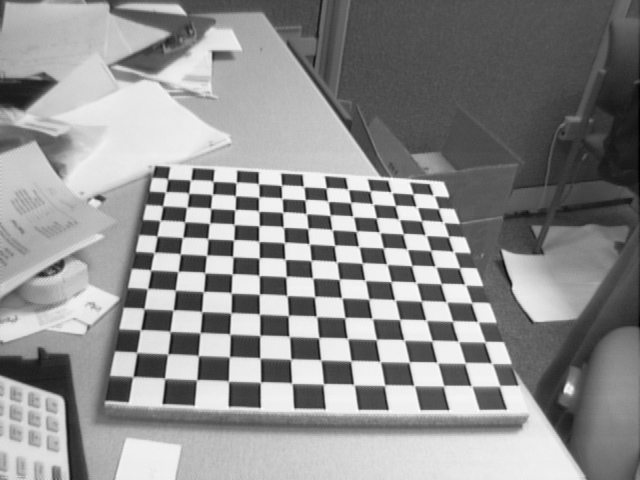
//> input picture Ejercicios/T10/NOTEBOOKS/2-Calibracion_Camara/images/calibration2/Image1.tif, 640 x 480 px
$ ./sobel ../../../../T10/NOTEBOOKS/2-Calibracion_Camara/images/calibration2/Image1.tif   (built with g++ and OpenCV 4)
//> lines starting //> are read from the running program, lines starting //| are printed output that depends on the picture
#include <iostream>
#include <opencv2/imgproc.hpp>
#include <opencv2/highgui.hpp>

using namespace std;
using namespace cv;


int main(int argc, char** argv){

  //Lemos os argumentos de entrada
  const char* file = argv[1];
  Mat image = imread(file, IMREAD_GRAYSCALE);
//> image is the input picture: 480 rows x 640 cols, CV_8UC1; min 1, max 254, mean 142.9

  if(image.empty())
  {
    cout << "Erro lendo a imaxe" << file<< endl;
    return -1;
  }

Mat sobelx, sobely;

// Aplicamos o Sobel na direccion x
Sobel(image, sobelx, CV_32F, 1, 0);
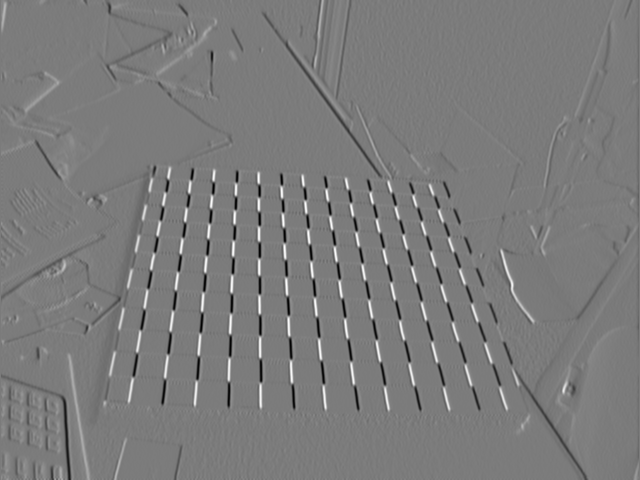
//> sobelx: 480 rows x 640 cols, CV_32FC1; min -684, max 724, mean -1.1; drawn with min black and max white

// Aplicamos o Sobel na direccion y
Sobel(image, sobely, CV_32F, 0, 1);
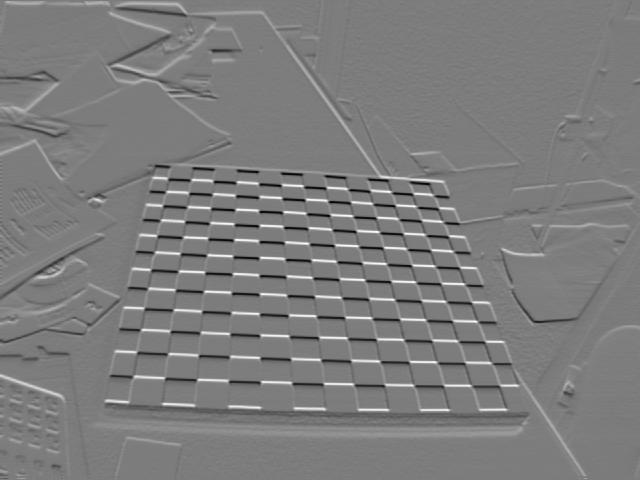
//> sobely: 480 rows x 640 cols, CV_32FC1; min -612, max 638, mean 1.9; drawn with min black and max white

// Normalizamos a imaxe para visualizacion
normalize(sobelx, sobelx, 0, 1, NORM_MINMAX);
normalize(sobely, sobely, 0, 1, NORM_MINMAX);

imshow("Gradientes X", sobelx);
waitKey(0);
imshow("Gradientes Y", sobely);
waitKey(0);

return 0;
}

$ run again, on Ejercicios/T10/NOTEBOOKS/2-Calibracion_Camara/images/calibration2/Image11.tif
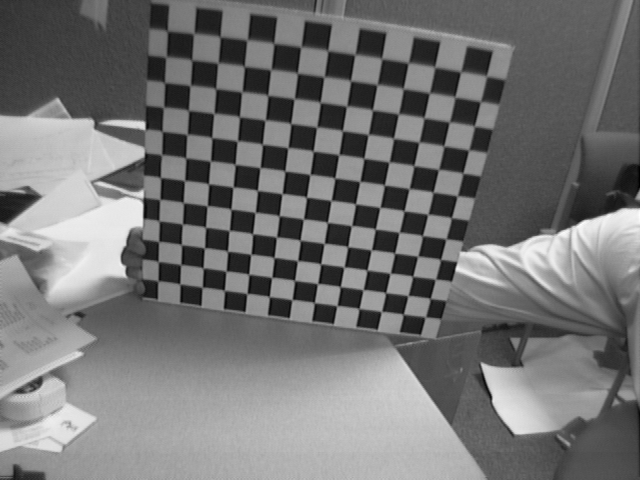
//> input picture Ejercicios/T10/NOTEBOOKS/2-Calibracion_Camara/images/calibration2/Image11.tif, 640 x 480 px
//> image is the input picture: 480 rows x 640 cols, CV_8UC1; min 1, max 254, mean 116.2
//> `Sobel(image, sobelx, CV_32F, 1, 0);`:
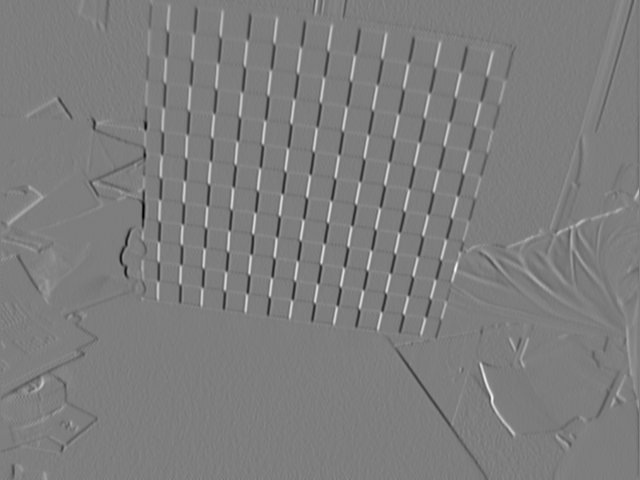
//> sobelx: 480 rows x 640 cols, CV_32FC1; min -692, max 708, mean -0.3; drawn with min black and max white
//> `Sobel(image, sobely, CV_32F, 0, 1);`:
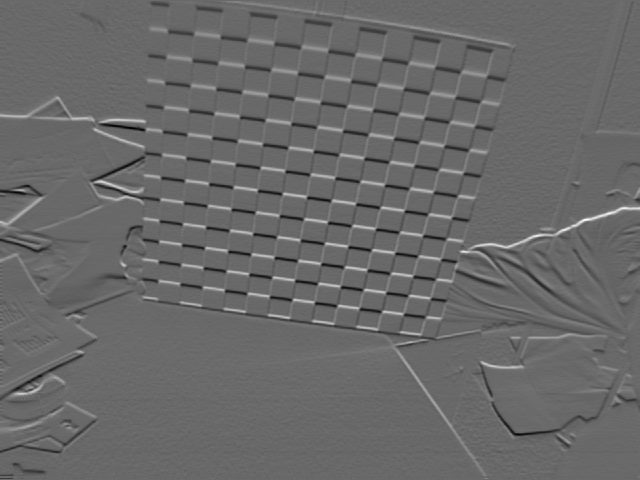
//> sobely: 480 rows x 640 cols, CV_32FC1; min -434, max 619, mean 0.8; drawn with min black and max white

$ run again, on Ejercicios/T10/NOTEBOOKS/2-Calibracion_Camara/images/calibration2/Image12.tif
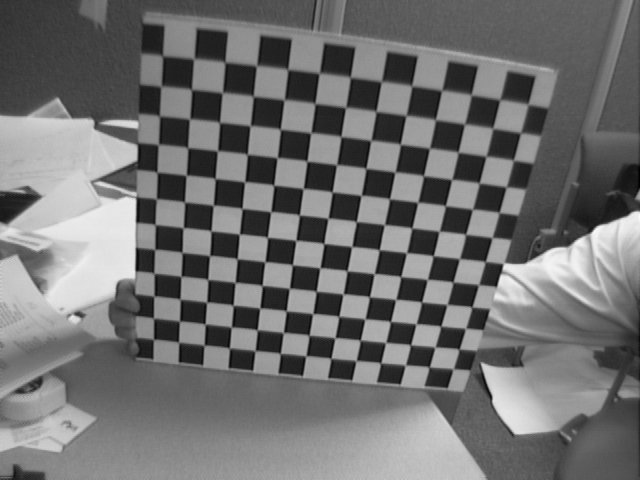
//> input picture Ejercicios/T10/NOTEBOOKS/2-Calibracion_Camara/images/calibration2/Image12.tif, 640 x 480 px
//> image is the input picture: 480 rows x 640 cols, CV_8UC1; min 1, max 251, mean 112.8
//> `Sobel(image, sobelx, CV_32F, 1, 0);`:
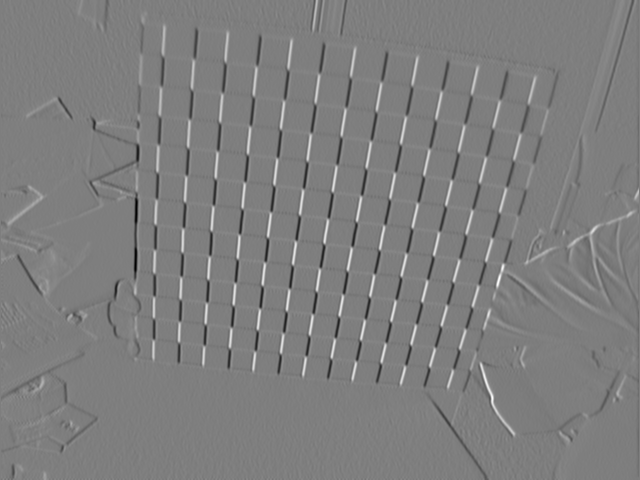
//> sobelx: 480 rows x 640 cols, CV_32FC1; min -679, max 687, mean -0.6; drawn with min black and max white
//> `Sobel(image, sobely, CV_32F, 0, 1);`:
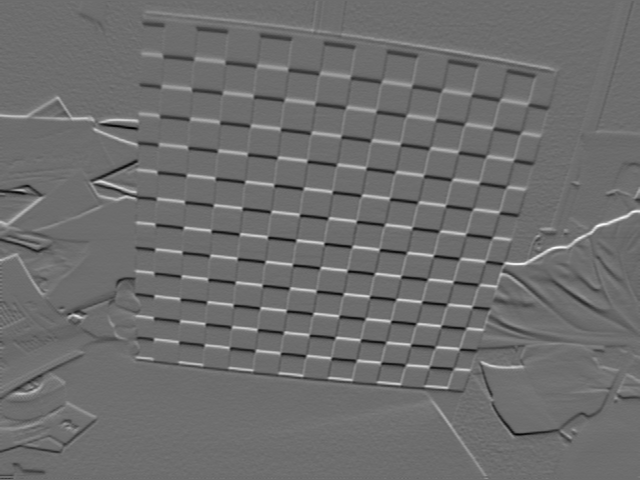
//> sobely: 480 rows x 640 cols, CV_32FC1; min -435, max 576, mean 0.8; drawn with min black and max white

$ run again, on Ejercicios/T10/NOTEBOOKS/2-Calibracion_Camara/images/calibration2/Image13.tif
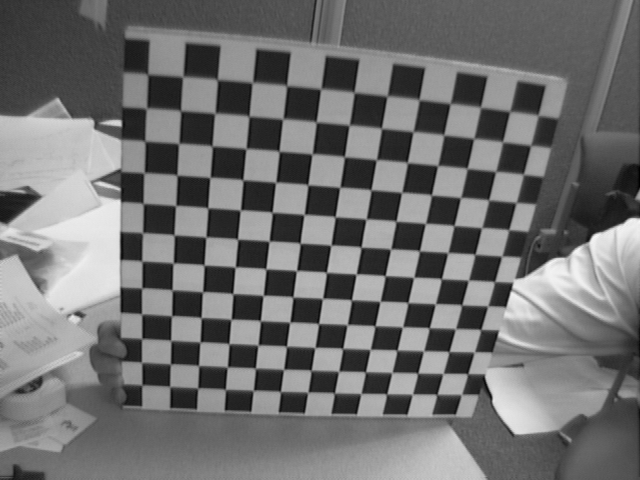
//> input picture Ejercicios/T10/NOTEBOOKS/2-Calibracion_Camara/images/calibration2/Image13.tif, 640 x 480 px
//> image is the input picture: 480 rows x 640 cols, CV_8UC1; min 1, max 250, mean 112.3
//> `Sobel(image, sobelx, CV_32F, 1, 0);`:
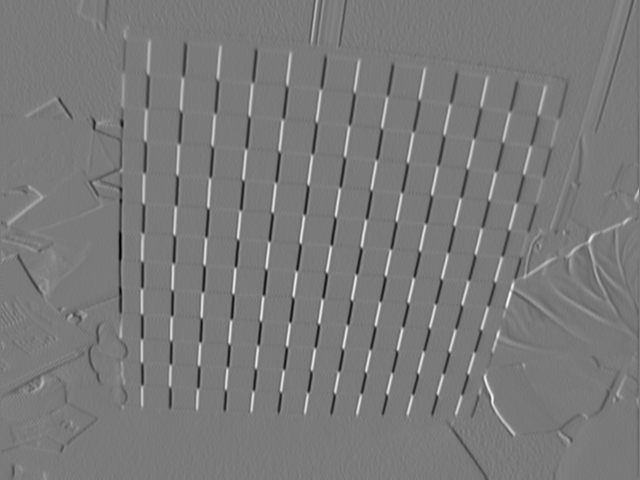
//> sobelx: 480 rows x 640 cols, CV_32FC1; min -626, max 677, mean -0.5; drawn with min black and max white
//> `Sobel(image, sobely, CV_32F, 0, 1);`:
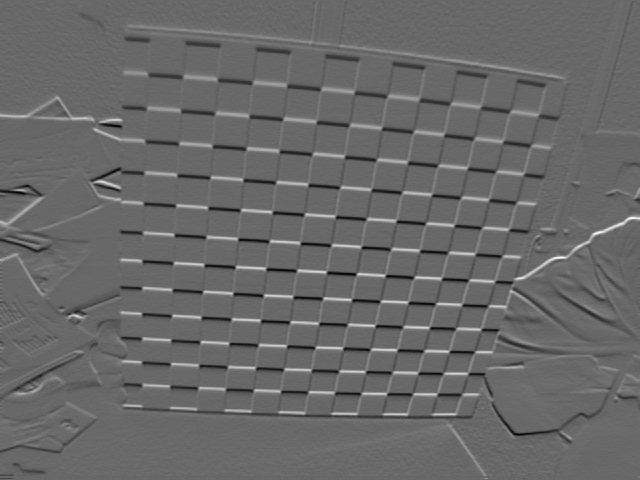
//> sobely: 480 rows x 640 cols, CV_32FC1; min -416, max 597, mean 0.7; drawn with min black and max white
